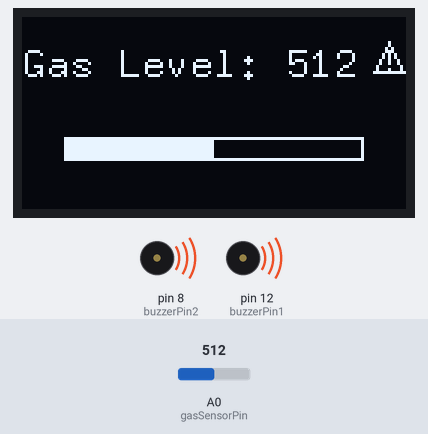
Bench run of a sketch on a simulated Arduino Uno, built with avr-gcc and run on an emulated ATmega328P. On the bench: 128×64 one-colour display, buzzer (waves = sounding, pin HIGH). Inputs (shaded band) come from the test bench; at power-on: A0 (gasSensorPin) = 512. What the sketch prints to the serial monitor is not drawn.

Above: at 0.2 s.
At 0.8 s:
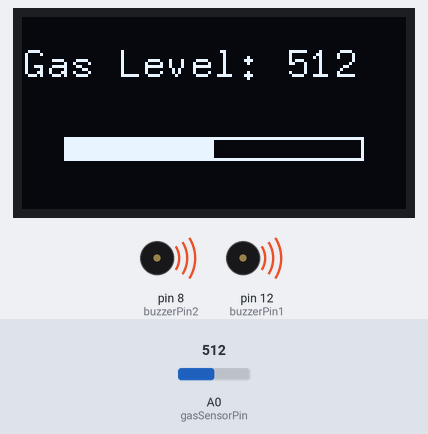
1.5 s: A0 (gasSensorPin) set to 12
At 2.5 s:
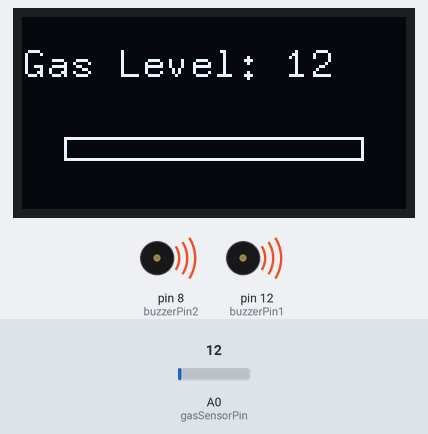
4.1 s: A0 (gasSensorPin) set to 9
At 5.1 s:
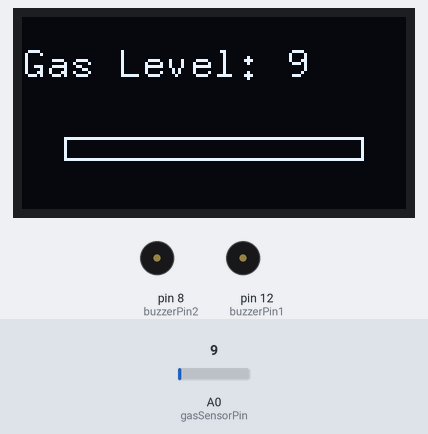
6.0 s: A0 (gasSensorPin) set to 0
At 6.8 s:
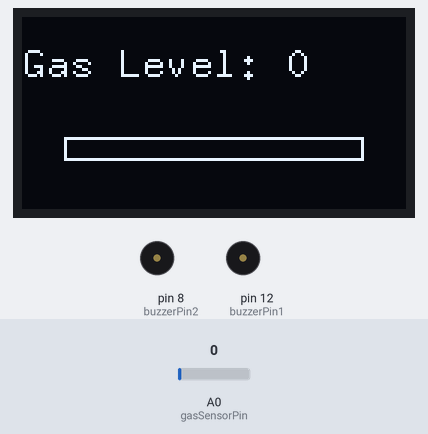
Timing chart, 0 to 9.0 s (numbered marks = the images above; inputs shaded):
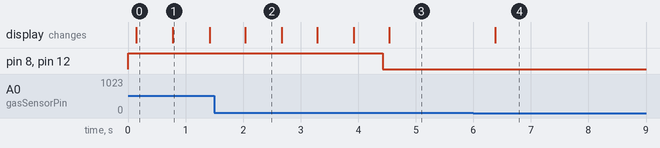

The sketch:

arduino.ino
```cpp
#include "U8glib.h"

U8GLIB_SH1106_128X64 oled(U8G_I2C_OPT_NONE);

const int gasSensorPin = A0;
const int threshold = 10;
const int buzzerPin1 = 12;
const int buzzerPin2 = 8;
bool warningBlink = false;


void setup() {
  Serial.begin(9600);
  pinMode(buzzerPin1, OUTPUT);
  pinMode(buzzerPin2, OUTPUT);
}

void loop() {

  int gasValue = analogRead(gasSensorPin);
  int barWidth = map(gasValue, 0, 1023, 0, 100);


  Serial.println(gasValue);


  warningBlink = !warningBlink;

  if (gasValue > threshold) {
    digitalWrite(buzzerPin1, HIGH);
    digitalWrite(buzzerPin2, HIGH);
  } else {
    digitalWrite(buzzerPin1, LOW);
    digitalWrite(buzzerPin2, LOW);
  }

  oled.firstPage();
  do {
    displayGasLevel(gasValue, barWidth);
  } while (oled.nextPage());

  delay(500);
}

void displayGasLevel(int gasValue, int barWidth) {
  oled.setFont(u8g_font_8x13);

  oled.setPrintPos(0, 20);
  oled.print("Gas Level: ");
  oled.print(gasValue);


  int barX = 14;
  int barY = 40;
  int barHeight = 8;

  oled.drawFrame(barX, barY, 100, barHeight);
  oled.drawBox(barX, barY, barWidth, barHeight);

  if (gasValue > threshold && warningBlink) {
    int iconX = 122;
    int iconY = 8;

    oled.drawLine(iconX, iconY, iconX - 5, iconY + 10);
    oled.drawLine(iconX, iconY, iconX + 5, iconY + 10);
    oled.drawLine(iconX - 5, iconY + 10, iconX + 5, iconY + 10);

    oled.drawBox(iconX, iconY + 3, 1, 5);
    oled.drawBox(iconX, iconY + 9, 1, 2);
  }
}
```

Measured:
- the behaviour switches between 11 and 10 on A0 (gasSensorPin) (found by bisection; images 2 and 3)
- after the input at 1.5 s, the display: changes after 0.54 s (image 2)
- after the input at 4.1 s, pin 8 (buzzerPin2), pin 12 (buzzerPin1): HIGH → LOW after 0.32 s; the display: changes after 0.44 s (image 3)
- after the input at 6.0 s, the display: changes after 0.38 s (image 4)
- what the display in image 0 shows lasts 0.7 s, from 0.1 s to 0.8 s
